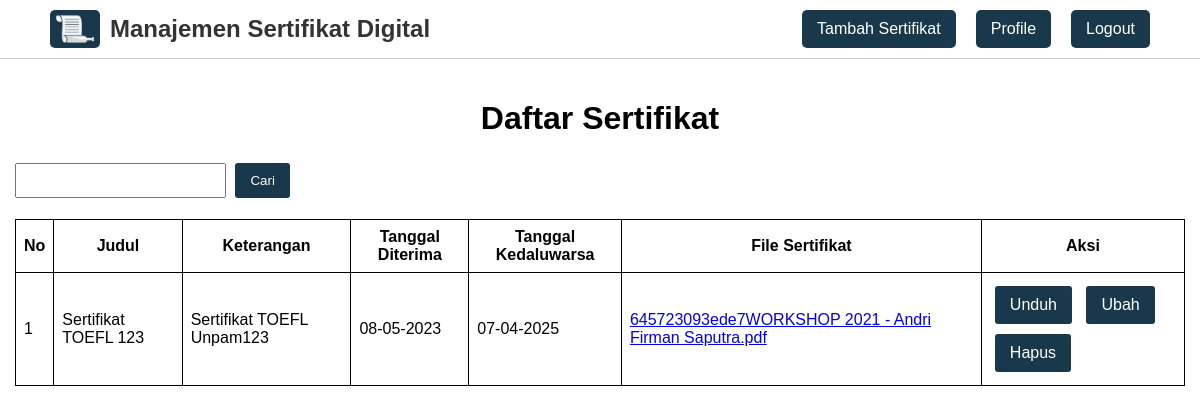
The app's page /index.php (signed in), older data.
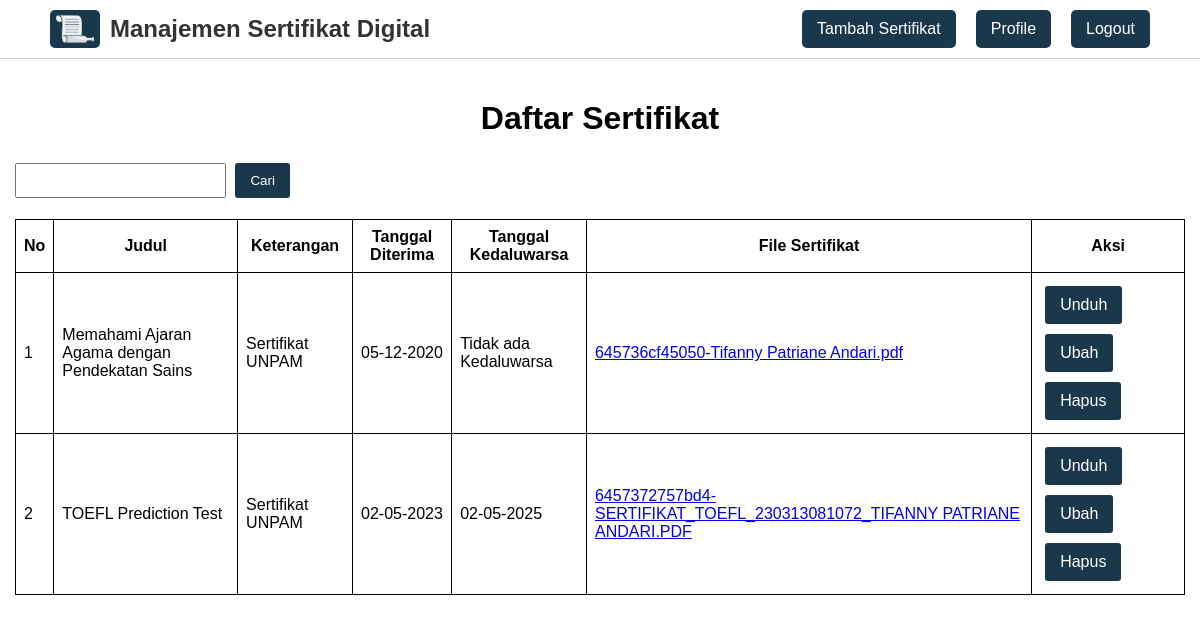
The same page, newer data.
### tables this page shows
CREATE TABLE `sertifikat` (
  `id_sertifikat` int(11) NOT NULL,
  `judul` varchar(100) NOT NULL,
  `keterangan` text NOT NULL,
  `tanggal_diterima` date NOT NULL,
  `tanggal_kedaluwarsa` date DEFAULT NULL,
  `file_sertifikat` text NOT NULL,
  `id_user` int(11) NOT NULL
);

### index.php (the view, shortened to what this page needs)
<?php
require_once 'koneksi.php';
$id_user = $_SESSION['id_user'];
$sertifikat = mysqli_query($koneksi, "SELECT * FROM sertifikat INNER JOIN user ON sertifikat.id_user = user.id_user WHERE sertifikat.id_user = '$id_user' ORDER BY judul ASC");
?>
<html>
<head>
    <?php include_once 'head.php'; ?>
</head>
<body>
    <?php include_once 'navbar.php'; ?>
    <div class="container">
        <h1 class="text-center">Daftar Sertifikat</h1>
        <form method="post" class="form-search">
            <input type="text" name="keyword" id="keyword" required value="<?= (isset($_POST['btnCari'])) ? $keyword : ''; ?>">
            <button type="submit" name="btnCari" class="btn">Cari</button>
        </form>
        <table border="1" cellpadding="10" cellspacing="0">
        	<thead>
        		<tr>
        			<th>No</th>
        			<th>Judul</th>
        			<th>Keterangan</th>
        			<th>Tanggal Diterima</th>
        			<th>Tanggal Kedaluwarsa</th>
        			<th>File Sertifikat</th>
                    <th>Aksi</th>
        		</tr>
        	</thead>
        	<tbody>
        		<?php $i = 1; ?>
        		<?php foreach ($sertifikat as $data_sertifikat): ?>
        			<tr>
        				<td><?= $i++; ?></td>
        				<td><?= $data_sertifikat['judul']; ?></td>
        				<td><?= strip_tags($data_sertifikat['keterangan']); ?></td>
        				<td><?= date("d-m-Y", strtotime($data_sertifikat['tanggal_diterima'])); ?></td>
        				<td>
        					<?php if ($data_sertifikat['tanggal_kedaluwarsa'] == '0000-00-00'): ?>
	        					Tidak ada Kedaluwarsa
        					<?php else: ?>
        						<?= date("d-m-Y", strtotime($data_sertifikat['tanggal_kedaluwarsa'])); ?>
        					<?php endif ?>
        				</td>
                        <td>
                            <a href="file/<?= $data_sertifikat['file_sertifikat']; ?>" target="_blank"><?= $data_sertifikat['file_sertifikat']; ?></a>
                        </td>
                        <td>
                            <a href="file/<?= $data_sertifikat['file_sertifikat']; ?>" target="_blank" class="btn">Unduh</a>
                            <a href="ubah_sertifikat.php?id_sertifikat=<?= $data_sertifikat['id_sertifikat']; ?>" class="btn">Ubah</a>
                            <a href="hapus_sertifikat.php?id_sertifikat=<?= $data_sertifikat['id_sertifikat']; ?>" class="btn" onclick="return confirm('Apakah Anda yakin ingin menghapus Sertifikat <?= $data_sertifikat['judul'] ?>?')">Hapus</a>
                        </td>
        			</tr>
        		<?php endforeach ?>
        	</tbody>
        </table>
    </div>
</body>
</html>

### head.php (shortened to what this page needs)
<link rel="stylesheet" href="style.css">

### navbar.php
<nav class="navbar">
  <div class="navbar-container">
    <a class="navbar-title" href="index.php"><img src="img/logo-no-text.png"> <span>Manajemen Sertifikat Digital</span></a>
    <div class="navbar-button">
      <?php if (isset($_SESSION['id_user'])): ?>
        <a href="tambah_sertifikat.php">Tambah Sertifikat</a>
        <a href="profile.php">Profile</a>
        <a href="logout.php">Logout</a>
      <?php else: ?>
        <a href="registrasi.php">Registrasi</a>
        <a href="login.php">Login</a>
      <?php endif ?>
    </div>
  </div>
</nav>

### style.css (style rules this page uses)
* { font-family: 'Arial', sans-serif; }
body { margin: 0; padding: 0; }
.text-center { text-align: center; }
.container { margin: 100px auto; max-width: 1200px; padding: 0 15px; }
.btn { text-align: center; display: inline-block; padding: 10px 15px; border: none; background-color: #19384B; color: #fff; border-radius: 3px; cursor: pointer; text-decoration: none; margin: 5px; }
.navbar { position: fixed; top: 0; left: 0; width: 100%; background-color: #fff; border-bottom: 1px solid #ccc; z-index: 9999; }
.navbar-container { max-width: 1500px; display: flex; justify-content: space-between; align-items: center; padding: 10px 50px; margin: 0 auto; }
.navbar-title { font-size: 24px; font-weight: bold; color: #333; text-decoration: none; display: flex; align-items: center; }
.navbar-title img { margin-right: 10px; width: 50px; border-radius: 5px; }
.navbar-title span { display: inline-block; vertical-align: middle; }
.navbar-button { display: flex; justify-content: flex-end; text-align: center; align-items: center; }
.navbar-button a { color: #fff; text-decoration: none; margin-left: 20px; background-color: #19384B; padding: 10px 15px; border-radius: 5px; }
table { border: 1px solid black; border-collapse: collapse; width: 100%; }
th, td { text-align: center; padding: 8px; }
.form-search input { padding: 8px 15px; }
.profile th, td { text-align: left; }

Row changes from the older to the newer data that the page shows:
added sertifikat: judul "Memahami Ajaran Agama dengan Pendekatan Sains", keterangan "Sertifikat UNPAM", tanggal_diterima "05-12-2020", tanggal_kedaluwarsa "Tidak ada Kedaluwarsa", file_sertifikat "645736cf45050-Tifanny Patriane Andari.pdf"
changed sertifikat: judul "Sertifikat TOEFL 123" → "TOEFL Prediction Test"; keterangan "Sertifikat TOEFL Unpam123" → "Sertifikat UNPAM"; tanggal_diterima "08-05-2023" → "02-05-2023"; tanggal_kedaluwarsa "07-04-2025" → "02-05-2025"; file_sertifikat "645723093ede7WORKSHOP 2021 - Andri Firman Saputra.pdf" → "6457372757bd4-SERTIFIKAT_TOEFL_230313081072_TIFANNY PATRIANE ANDARI.PDF"
